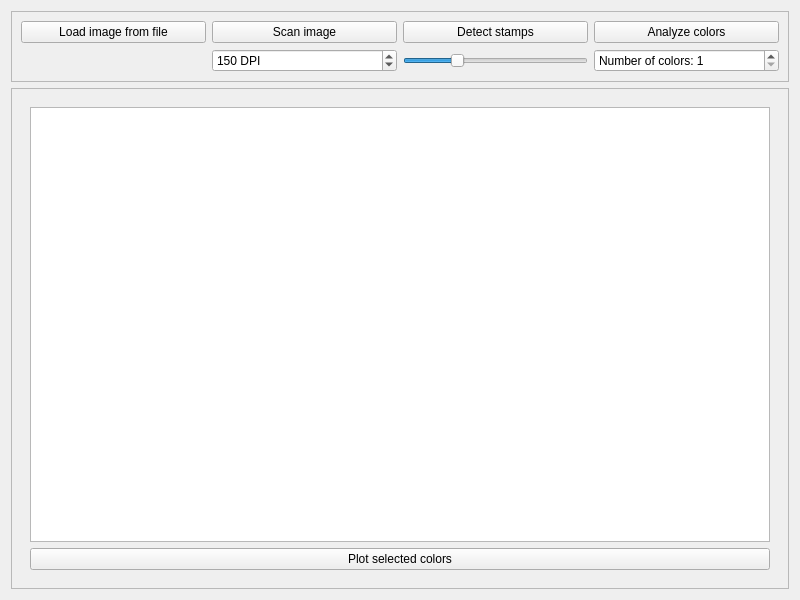
<?xml version="1.0" encoding="UTF-8"?>
<ui version="4.0">
 <class>Widget</class>
 <widget class="QWidget" name="Widget">
  <property name="geometry">
   <rect>
    <x>0</x>
    <y>0</y>
    <width>800</width>
    <height>600</height>
   </rect>
  </property>
  <property name="windowTitle">
   <string>Widget</string>
  </property>
  <layout class="QVBoxLayout" name="verticalLayout">
   <item>
    <widget class="QFrame" name="frame">
     <property name="frameShape">
      <enum>QFrame::Shape::StyledPanel</enum>
     </property>
     <property name="frameShadow">
      <enum>QFrame::Shadow::Raised</enum>
     </property>
     <layout class="QGridLayout" name="gridLayout">
      <item row="0" column="1">
       <widget class="QPushButton" name="btnLoadFile">
        <property name="text">
         <string>Load image from file</string>
        </property>
       </widget>
      </item>
      <item row="0" column="3">
       <widget class="QPushButton" name="btnFindStamps">
        <property name="text">
         <string>Detect stamps</string>
        </property>
       </widget>
      </item>
      <item row="0" column="5">
       <widget class="QPushButton" name="btnAnalyzeColors">
        <property name="text">
         <string>Analyze colors</string>
        </property>
       </widget>
      </item>
      <item row="0" column="2">
       <widget class="QPushButton" name="btnScanImage">
        <property name="text">
         <string>Scan image</string>
        </property>
       </widget>
      </item>
      <item row="1" column="2">
       <widget class="QSpinBox" name="spnDPI">
        <property name="suffix">
         <string> DPI</string>
        </property>
        <property name="minimum">
         <number>50</number>
        </property>
        <property name="maximum">
         <number>1200</number>
        </property>
        <property name="singleStep">
         <number>50</number>
        </property>
        <property name="value">
         <number>150</number>
        </property>
       </widget>
      </item>
      <item row="1" column="5">
       <widget class="QSpinBox" name="spnNumColors">
        <property name="prefix">
         <string>Number of colors: </string>
        </property>
        <property name="minimum">
         <number>1</number>
        </property>
        <property name="maximum">
         <number>15</number>
        </property>
       </widget>
      </item>
      <item row="1" column="3">
       <widget class="QSlider" name="sldThreshold">
        <property name="sizePolicy">
         <sizepolicy hsizetype="Minimum" vsizetype="Fixed">
          <horstretch>0</horstretch>
          <verstretch>0</verstretch>
         </sizepolicy>
        </property>
        <property name="maximum">
         <number>255</number>
        </property>
        <property name="value">
         <number>70</number>
        </property>
        <property name="orientation">
         <enum>Qt::Orientation::Horizontal</enum>
        </property>
       </widget>
      </item>
     </layout>
    </widget>
   </item>
   <item>
    <widget class="QFrame" name="frmMain">
     <property name="sizePolicy">
      <sizepolicy hsizetype="Preferred" vsizetype="Expanding">
       <horstretch>0</horstretch>
       <verstretch>0</verstretch>
      </sizepolicy>
     </property>
     <property name="frameShape">
      <enum>QFrame::Shape::StyledPanel</enum>
     </property>
     <property name="frameShadow">
      <enum>QFrame::Shadow::Raised</enum>
     </property>
     <layout class="QHBoxLayout" name="horizontalLayout" stretch="0">
      <property name="sizeConstraint">
       <enum>QLayout::SizeConstraint::SetDefaultConstraint</enum>
      </property>
      <item>
       <widget class="QWidget" name="wdgRight" native="true">
        <property name="sizePolicy">
         <sizepolicy hsizetype="Preferred" vsizetype="Preferred">
          <horstretch>1</horstretch>
          <verstretch>0</verstretch>
         </sizepolicy>
        </property>
        <layout class="QVBoxLayout" name="verticalLayout_2">
         <item>
          <widget class="QTableWidget" name="tblColors">
           <property name="sizePolicy">
            <sizepolicy hsizetype="Preferred" vsizetype="Preferred">
             <horstretch>1</horstretch>
             <verstretch>0</verstretch>
            </sizepolicy>
           </property>
          </widget>
         </item>
         <item>
          <widget class="QPushButton" name="btnPlotColors">
           <property name="text">
            <string>Plot selected colors</string>
           </property>
          </widget>
         </item>
        </layout>
       </widget>
      </item>
     </layout>
    </widget>
   </item>
  </layout>
 </widget>
 <resources/>
 <connections/>
</ui>
